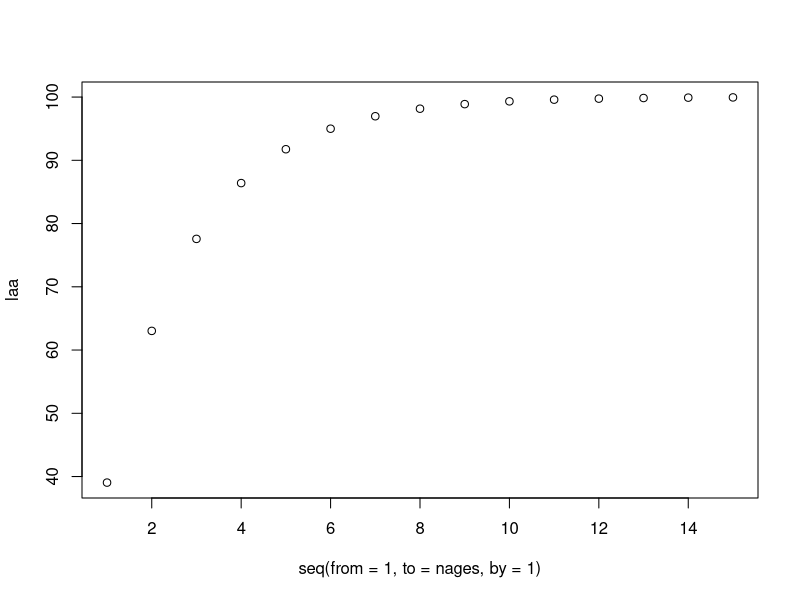
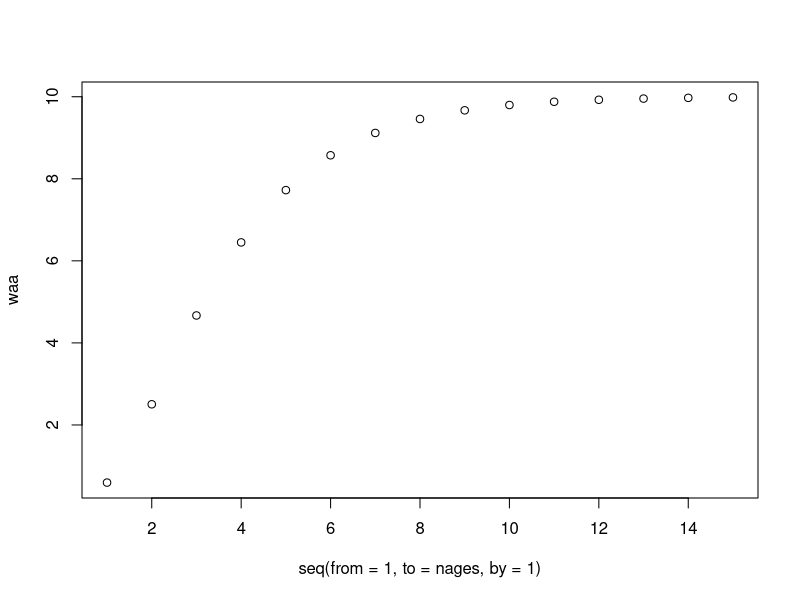
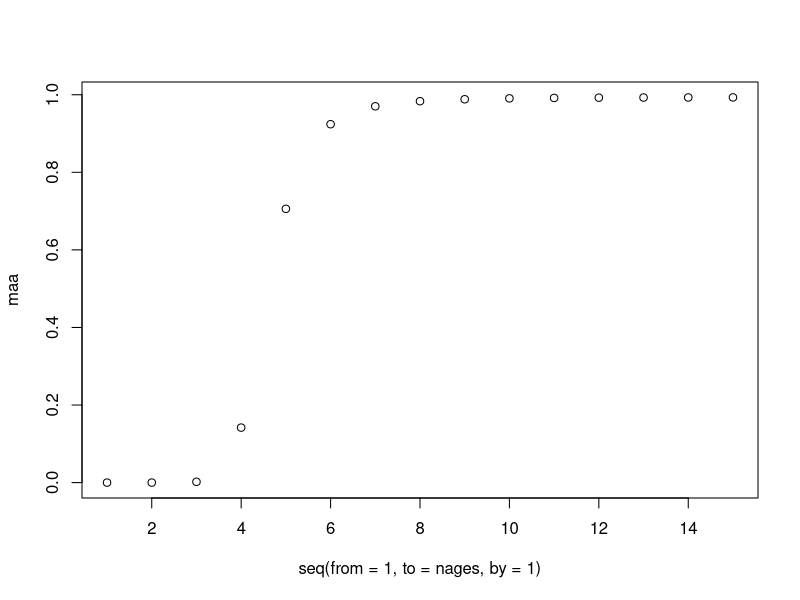
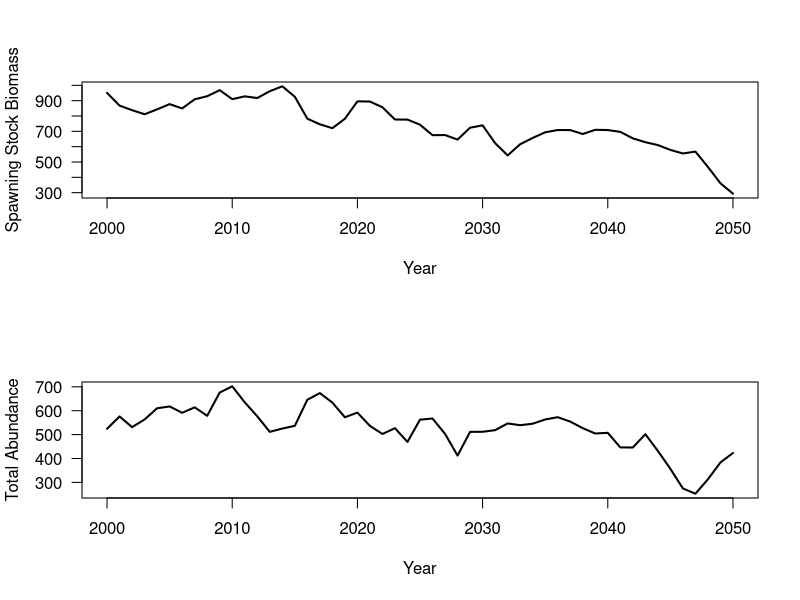
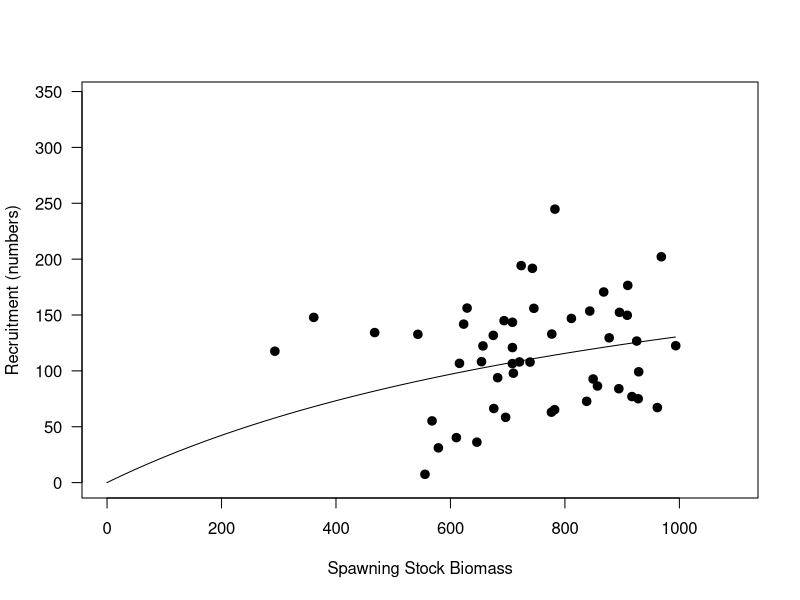
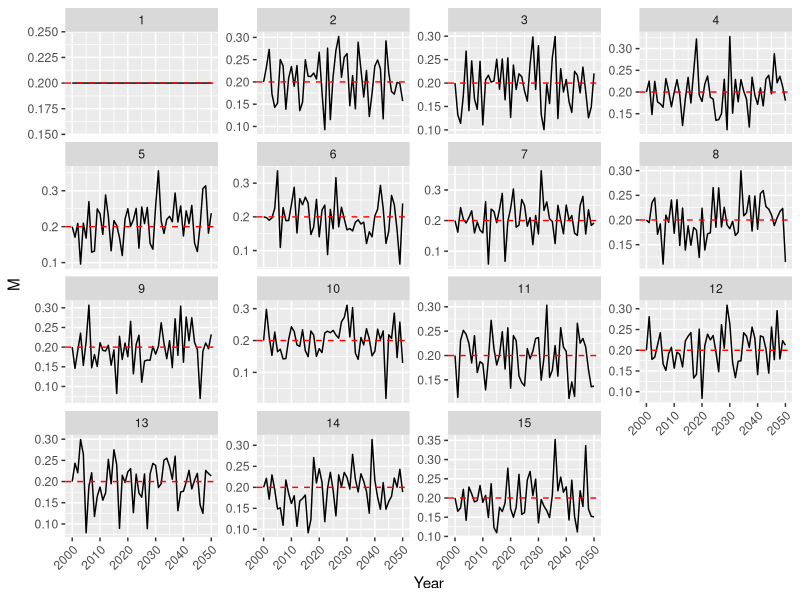
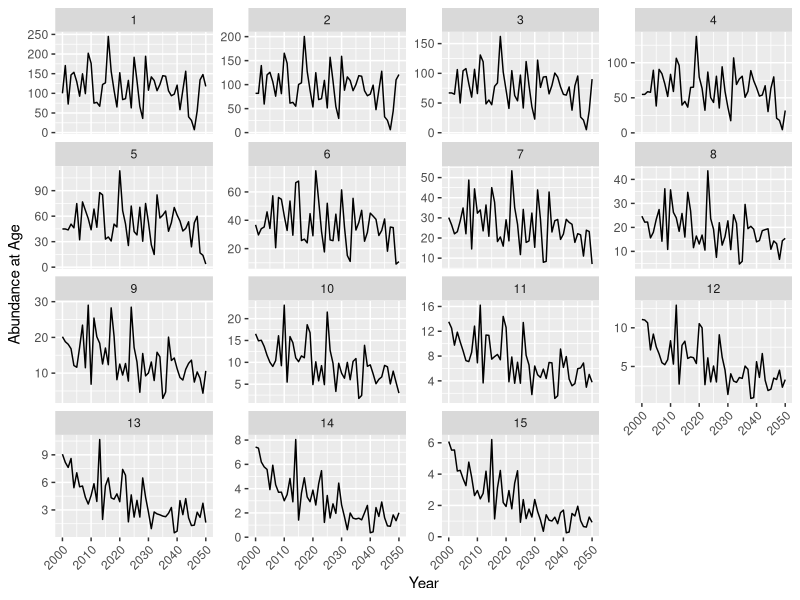
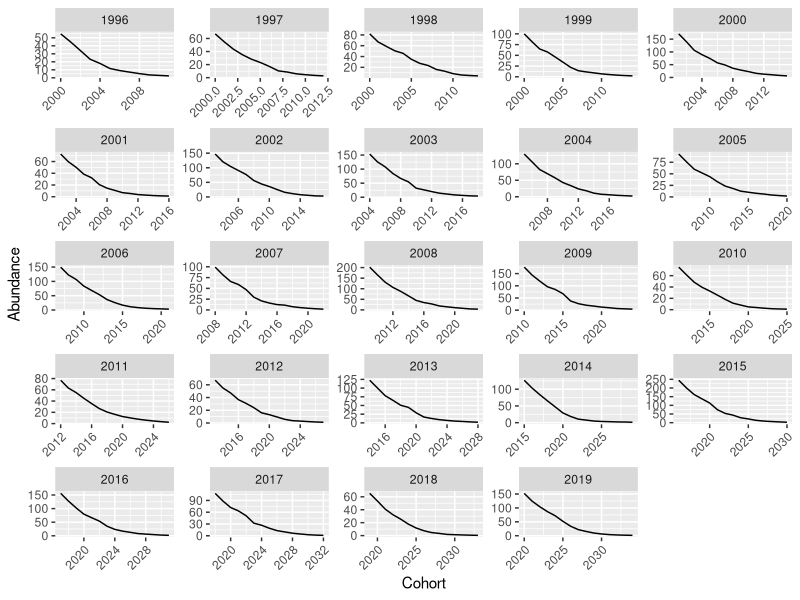

These charts were generated, in order, by the following R code:



#how long will the simulation run for
yrs<-seq(from=2000, to=2050)
nyears<-length(yrs)

#number of ages for the population
nages<-15

#growth models
linf<-100
laa<-rep(NA, nages)
for(i in 1:15){
laa[i]<-linf*(1-exp(-0.5*(i-0.01)))
}
plot(laa~seq(from=1, to=nages, by=1))

waa<-rep(NA, nages)
b<-3
for(i in 1:15){
  waa[i]<-(0.001*laa[i]^b)/100
  }

plot(waa~seq(from=1, to=nages, by=1))

#maturity model
l50<-90
maa<-rep(NA, nages)
for(i in 1:15){
  maa[i]<-1/(1+exp(-0.5*(laa[i]-l50)))
}
plot(maa~seq(from=1, to=nages, by=1))

#lorenzen M if desired
#Mtrend<-0.2*(laa/max(laa))^-1
#M<-matrix(rep(Mtrend, each=nyears), nyears,nages)

#basic M
M<-matrix(0.2, nyears,nages)

#BH parameters
alpha=0.25
beta=-7

#objects for storage
N<-matrix(NA, nyears,nages)
log_N<-matrix(NA, nyears,nages)
B<-matrix(NA, nyears,nages)
F<-matrix(NA, nyears,nages)
Z<-matrix(NA, nyears,nages)
R<-rep(NA, nyears)
log_R<-rep(NA, nyears)
SSB<-rep(NA, nyears)


#defining initial conditions
starting_N<-100
N[1,1]<-starting_N
for(i in 2:nages){
N[1,i]<-N[1,i-1]*exp(-0.2)
}

log_N[1,]<-log(N[1,])
B[1,]<-N[1,]*waa
SSB[1]<-sum(B[1,]*0.5*maa)


#defining F trend
Fsel<-ifelse(maa<0.5, 0,1)

Ftrend<-rep(NA, nyears)
incF<-round(nyears*0.67,0)
Ftrend[1:incF]<-seq(from=0, to=0.2, length=incF)
Ftrend[(incF+1):nyears]<-0.2


for(i in 1:nyears){
F[i,] <- Ftrend[i]*Fsel
}

for(y in 1:nyears){
  for(a in 1:nages){
    if(Fsel[a]>0){
F[y,a]<-abs(F[y,a]+rnorm(1,0,0.1))
    } 
}
}


#the actual population dynamics
for(y in 2:nyears){
  R[y]<-abs((alpha*SSB[y-1])/(1+exp(beta) * SSB[y-1])+rnorm(1,0,50))
  N[y,1]<-R[y]
  B[y,1]<-N[y,1] * waa[1]
  
  for(a in 2:nages){
      M[y,a] <- M[y,a] + rnorm(1,0,0.05)
      N[y,a]<-N[y-1,a-1]*exp(-(M[y-1,a-1]+F[y-1,a-1]))
      B[y,a]<-N[y,a] * waa[a]
    }
  SSB[y]<-sum(B[y,]*maa*0.5)
}

par(mfrow=c(2,1))
plot(SSB~yrs, type="l", xlab="Year", ylab="Spawning Stock Biomass", las=1, lwd=2)
plot(rowSums(N)~yrs, type="l", xlab="Year", ylab="Total Abundance", las=1, lwd=2)


par(mfrow=c(1,1))
sim_ssb<-seq(from=0, to=max(SSB), by=1)

plot(R~SSB, xlab="Spawning Stock Biomass", ylab="Recruitment (numbers)", las=1, lwd=2, pch=19, xlim=c(0,max(SSB)+100),
     ylim=c(0, max(R[2:nyears])+100))
lines(sim_ssb, (alpha*sim_ssb)/(1+exp(beta)*sim_ssb))

library(ggplot2)
M_df<-data.frame(M=c(M),year=rep(yrs, 15), age=(rep(seq(from=1, to=15), each=51)))

ggplot(data=M_df, aes(x=year, y=M))+xlab("Year")+ylab("M")+
  geom_line()+
  geom_hline(yintercept=0.2, colour="red", linetype="dashed")+
  facet_wrap(~age, scales = "free_y")+
  theme(axis.text.x = element_text(angle = 45, hjust=1))


N_df<-data.frame(N=c(N),year=rep(yrs, 15), age=(rep(seq(from=1, to=15), each=51)))

ggplot(data=N_df, aes(x=year, y=N))+xlab("Year")+ylab("Abundance at Age")+
  geom_line()+
  facet_wrap(~age, scales = "free_y")+
  theme(axis.text.x = element_text(angle = 45, hjust=1))

cohort_df<-N_df

cohort_df$cohort<-cohort_df$year-cohort_df$age

sub_cohort_df<-subset(cohort_df, cohort>1995 & cohort<2020)

ggplot(data=sub_cohort_df, aes(x=year, y=N))+
  geom_line()+xlab("Cohort")+ylab("Abundance")+
  facet_wrap(~cohort, scales = "free")+
  theme(axis.text.x = element_text(angle = 45, hjust=1))

N_df<-data.frame(N=c(N),year=rep(yrs, 15), age=(rep(seq(from=1, to=15), each=51)))

library(ggridges)

sub_N_df<-subset(N_df, year>2025)

ggplot(data=sub_N_df, aes(x=age, y=year, height=N, group=year, fill=year))+
  geom_ridgeline(stat="identity", scale=0.005)+xlab("Age")+ylab("Year")


